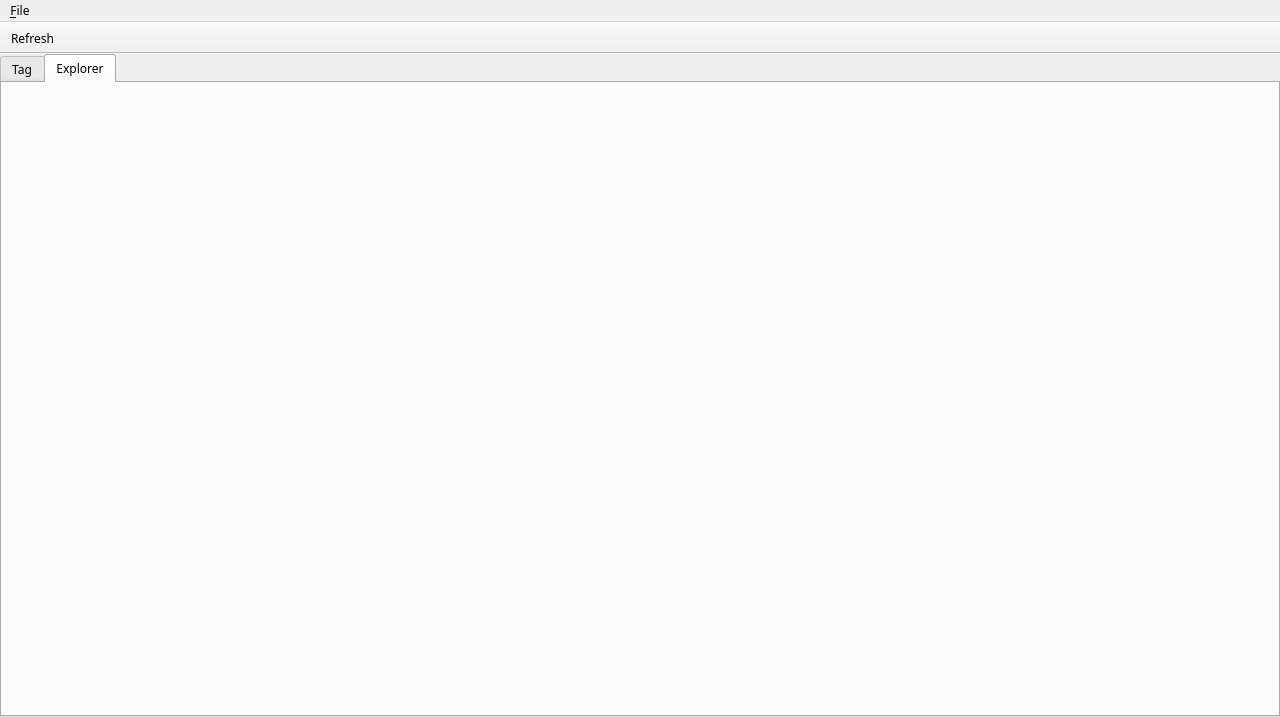
<?xml version="1.0" encoding="UTF-8"?>
<ui version="4.0">
 <class>MainWnd</class>
 <widget class="QMainWindow" name="MainWnd">
  <property name="geometry">
   <rect>
    <x>0</x>
    <y>0</y>
    <width>1280</width>
    <height>717</height>
   </rect>
  </property>
  <property name="font">
   <font>
    <family>微软雅黑</family>
   </font>
  </property>
  <property name="windowTitle">
   <string>Tagger</string>
  </property>
  <widget class="QWidget" name="gridLayoutWidget">
   <property name="sizePolicy">
    <sizepolicy hsizetype="Expanding" vsizetype="Expanding">
     <horstretch>0</horstretch>
     <verstretch>0</verstretch>
    </sizepolicy>
   </property>
   <layout class="QGridLayout" name="gridLayout">
    <property name="leftMargin">
     <number>0</number>
    </property>
    <property name="topMargin">
     <number>0</number>
    </property>
    <property name="rightMargin">
     <number>0</number>
    </property>
    <property name="bottomMargin">
     <number>0</number>
    </property>
    <property name="spacing">
     <number>0</number>
    </property>
    <item row="0" column="0">
     <widget class="QTabWidget" name="modeTabs">
      <property name="tabPosition">
       <enum>QTabWidget::North</enum>
      </property>
      <property name="currentIndex">
       <number>1</number>
      </property>
      <property name="elideMode">
       <enum>Qt::ElideNone</enum>
      </property>
      <widget class="QWidget" name="tagMode">
       <attribute name="title">
        <string>Tag</string>
       </attribute>
      </widget>
      <widget class="QWidget" name="explorerMode">
       <attribute name="title">
        <string>Explorer</string>
       </attribute>
      </widget>
     </widget>
    </item>
   </layout>
  </widget>
  <widget class="QMenuBar" name="menubar">
   <property name="geometry">
    <rect>
     <x>0</x>
     <y>0</y>
     <width>1280</width>
     <height>23</height>
    </rect>
   </property>
   <property name="nativeMenuBar">
    <bool>true</bool>
   </property>
   <widget class="QMenu" name="menuFile">
    <property name="title">
     <string>&amp;File</string>
    </property>
    <addaction name="actSetRoot"/>
    <addaction name="actLoadTags"/>
    <addaction name="separator"/>
    <addaction name="actQuit"/>
   </widget>
   <addaction name="menuFile"/>
  </widget>
  <widget class="QToolBar" name="toolBar">
   <property name="sizePolicy">
    <sizepolicy hsizetype="Preferred" vsizetype="Preferred">
     <horstretch>0</horstretch>
     <verstretch>0</verstretch>
    </sizepolicy>
   </property>
   <property name="windowTitle">
    <string>toolBar</string>
   </property>
   <property name="movable">
    <bool>false</bool>
   </property>
   <attribute name="toolBarArea">
    <enum>TopToolBarArea</enum>
   </attribute>
   <attribute name="toolBarBreak">
    <bool>false</bool>
   </attribute>
   <addaction name="actRefresh"/>
  </widget>
  <action name="actSetRoot">
   <property name="text">
    <string>Set &amp;Root...</string>
   </property>
   <property name="shortcut">
    <string>Ctrl+R</string>
   </property>
  </action>
  <action name="actRefresh">
   <property name="text">
    <string>Refresh</string>
   </property>
   <property name="shortcut">
    <string>F5</string>
   </property>
  </action>
  <action name="actLoadTags">
   <property name="text">
    <string>L&amp;oad Tags...</string>
   </property>
   <property name="toolTip">
    <string>Load Tags</string>
   </property>
   <property name="shortcut">
    <string>Ctrl+O</string>
   </property>
  </action>
  <action name="actQuit">
   <property name="text">
    <string>&amp;Quit</string>
   </property>
   <property name="shortcut">
    <string>Ctrl+Q</string>
   </property>
  </action>
 </widget>
 <resources/>
 <connections>
  <connection>
   <sender>actSetRoot</sender>
   <signal>triggered()</signal>
   <receiver>MainWnd</receiver>
   <slot>setRoot()</slot>
   <hints>
    <hint type="sourcelabel">
     <x>-1</x>
     <y>-1</y>
    </hint>
    <hint type="destinationlabel">
     <x>639</x>
     <y>358</y>
    </hint>
   </hints>
  </connection>
  <connection>
   <sender>actQuit</sender>
   <signal>triggered()</signal>
   <receiver>MainWnd</receiver>
   <slot>close()</slot>
   <hints>
    <hint type="sourcelabel">
     <x>-1</x>
     <y>-1</y>
    </hint>
    <hint type="destinationlabel">
     <x>639</x>
     <y>358</y>
    </hint>
   </hints>
  </connection>
  <connection>
   <sender>actLoadTags</sender>
   <signal>triggered()</signal>
   <receiver>MainWnd</receiver>
   <slot>loadTags()</slot>
   <hints>
    <hint type="sourcelabel">
     <x>-1</x>
     <y>-1</y>
    </hint>
    <hint type="destinationlabel">
     <x>639</x>
     <y>358</y>
    </hint>
   </hints>
  </connection>
 </connections>
 <slots>
  <slot>setRoot()</slot>
  <slot>loadTags()</slot>
 </slots>
</ui>
